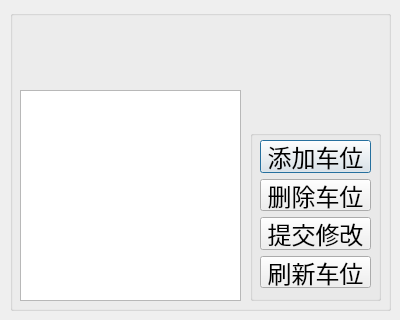
<?xml version="1.0" encoding="UTF-8"?>
<ui version="4.0">
 <class>carDialog</class>
 <widget class="QDialog" name="carDialog">
  <property name="geometry">
   <rect>
    <x>0</x>
    <y>0</y>
    <width>400</width>
    <height>320</height>
   </rect>
  </property>
  <property name="windowTitle">
   <string>Dialog</string>
  </property>
  <widget class="QGroupBox" name="groupBox">
   <property name="geometry">
    <rect>
     <x>10</x>
     <y>10</y>
     <width>381</width>
     <height>301</height>
    </rect>
   </property>
   <property name="title">
    <string/>
   </property>
   <widget class="QTableView" name="tableView">
    <property name="geometry">
     <rect>
      <x>10</x>
      <y>80</y>
      <width>221</width>
      <height>211</height>
     </rect>
    </property>
   </widget>
   <widget class="QGroupBox" name="groupBox_2">
    <property name="geometry">
     <rect>
      <x>240</x>
      <y>120</y>
      <width>131</width>
      <height>171</height>
     </rect>
    </property>
    <property name="title">
     <string/>
    </property>
    <widget class="QWidget" name="layoutWidget">
     <property name="geometry">
      <rect>
       <x>10</x>
       <y>10</y>
       <width>111</width>
       <height>148</height>
      </rect>
     </property>
     <layout class="QVBoxLayout" name="verticalLayout">
      <item>
       <widget class="QPushButton" name="pushButton">
        <property name="font">
         <font>
          <pointsize>18</pointsize>
         </font>
        </property>
        <property name="text">
         <string>添加车位</string>
        </property>
       </widget>
      </item>
      <item>
       <widget class="QPushButton" name="pushButton_2">
        <property name="font">
         <font>
          <pointsize>18</pointsize>
         </font>
        </property>
        <property name="text">
         <string>删除车位</string>
        </property>
       </widget>
      </item>
      <item>
       <widget class="QPushButton" name="pushButton_4">
        <property name="font">
         <font>
          <pointsize>18</pointsize>
         </font>
        </property>
        <property name="text">
         <string>提交修改</string>
        </property>
       </widget>
      </item>
      <item>
       <widget class="QPushButton" name="pushButton_3">
        <property name="font">
         <font>
          <pointsize>18</pointsize>
         </font>
        </property>
        <property name="text">
         <string>刷新车位</string>
        </property>
       </widget>
      </item>
     </layout>
    </widget>
   </widget>
   <widget class="QLabel" name="label_8">
    <property name="geometry">
     <rect>
      <x>480</x>
      <y>10</y>
      <width>180</width>
      <height>36</height>
     </rect>
    </property>
    <property name="font">
     <font>
      <pointsize>27</pointsize>
     </font>
    </property>
    <property name="text">
     <string>停车位管理</string>
    </property>
   </widget>
  </widget>
 </widget>
 <resources/>
 <connections/>
</ui>
